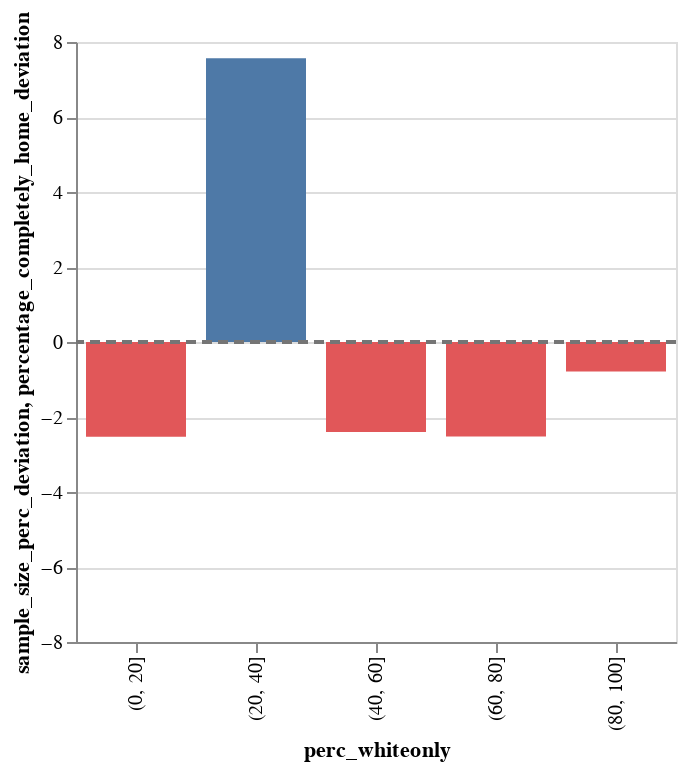

The code cell stored with this chart in its notebook:
### Code cell
# 
title = '{} {}'.format(city,year)

chart = alt.Chart(temp).mark_bar(size=50).encode(
    alt.X('perc_whiteonly:N'),
    alt.Y('sample_size_perc_deviation', scale=alt.Scale(domain=(-8,8))),
    color = alt.Color('color', scale=None),
    tooltip=[alt.Tooltip('perc_whiteonly'),
             alt.Tooltip('sample_size_perc_deviation')]
).properties(width=300, height=300).interactive()

line = alt.Chart(pd.DataFrame({'percentage_completely_home_deviation':[0]})).mark_rule(color='#757575',strokeDash=[5,3], size=2).encode(
    y='percentage_completely_home_deviation:Q',
    # color=alt.value("#757575"),
    size=alt.value(2),
)

( chart + line).interactive()

### Figure 1 — Vega-Lite specification as saved in the notebook (floating-point values rounded to 4 significant figures)
{"config": {"view": {"continuousWidth": 400, "continuousHeight": 300}}, "layer": [{"data": {"name": "data-4fd55271c6647df072ac50da4a1570ef"}, "mark": {"type": "bar", "size": 50}, "encoding": {"color": {"type": "nominal", "field": "color", "scale": null}, "tooltip": [{"type": "nominal", "field": "perc_whiteonly"}, {"type": "quantitative", "field": "sample_size_perc_deviation"}], "x": {"type": "nominal", "field": "perc_whiteonly"}, "y": {"type": "quantitative", "field": "sample_size_perc_deviation", "scale": {"domain": [-8, 8]}}}, "height": 300, "selection": {"selector013": {"type": "interval", "bind": "scales", "encodings": ["x", "y"]}, "selector014": {"type": "interval", "bind": "scales", "encodings": ["x", "y"]}}, "width": 300}, {"data": {"name": "data-a7ce3f6d5b2823f8bfd99be7b33c94b0"}, "mark": {"type": "rule", "color": "#757575", "size": 2, "strokeDash": [5, 3]}, "encoding": {"size": {"value": 2}, "y": {"type": "quantitative", "field": "percentage_completely_home_deviation"}}}], "$schema": "https://vega.github.io/schema/vega-lite/v4.8.1.json", "datasets": {"data-4fd55271c6647df072ac50da4a1570ef": [{"perc_whiteonly": "(0, 20]", "mean_device_count": 56.35, "sample_size_perc": 4.276, "sample_size_perc_deviation": -2.529, "color": "#e15759"}, {"perc_whiteonly": "(20, 40]", "mean_device_count": 56.4, "sample_size_perc": 14.37, "sample_size_perc_deviation": 7.565, "color": "#4e79a7"}, {"perc_whiteonly": "(40, 60]", "mean_device_count": 54.1, "sample_size_perc": 4.405, "sample_size_perc_deviation": -2.4, "color": "#e15759"}, {"perc_whiteonly": "(60, 80]", "mean_device_count": 51.15, "sample_size_perc": 4.284, "sample_size_perc_deviation": -2.521, "color": "#e15759"}, {"perc_whiteonly": "(80, 100]", "mean_device_count": 50.87, "sample_size_perc": 6.018, "sample_size_perc_deviation": -0.7864, "color": "#e15759"}], "data-a7ce3f6d5b2823f8bfd99be7b33c94b0": [{"percentage_completely_home_deviation": 0}]}}
